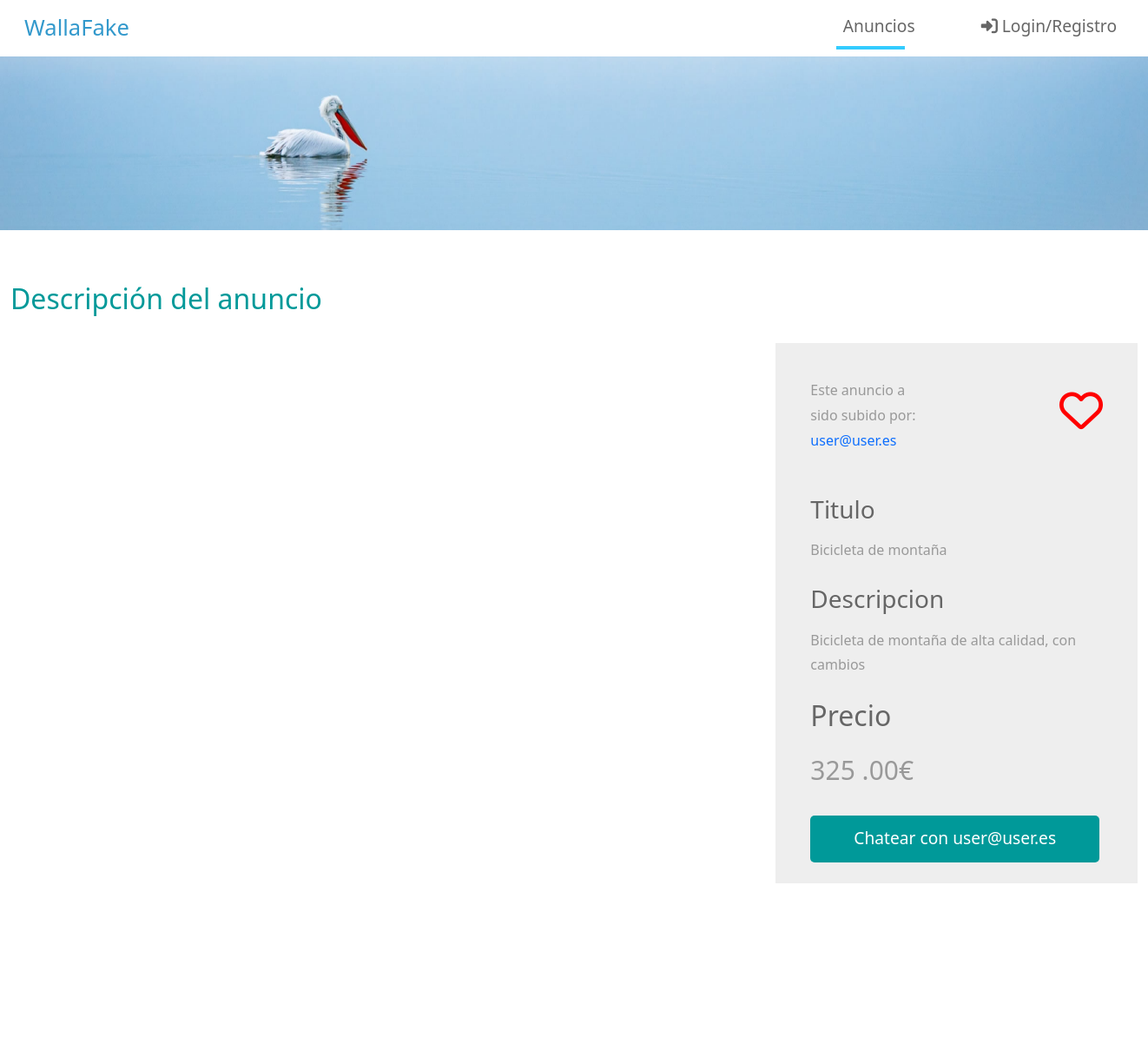
The app's page /index.php?action=descripcion&idAnuncio=3 (upper part), older data.
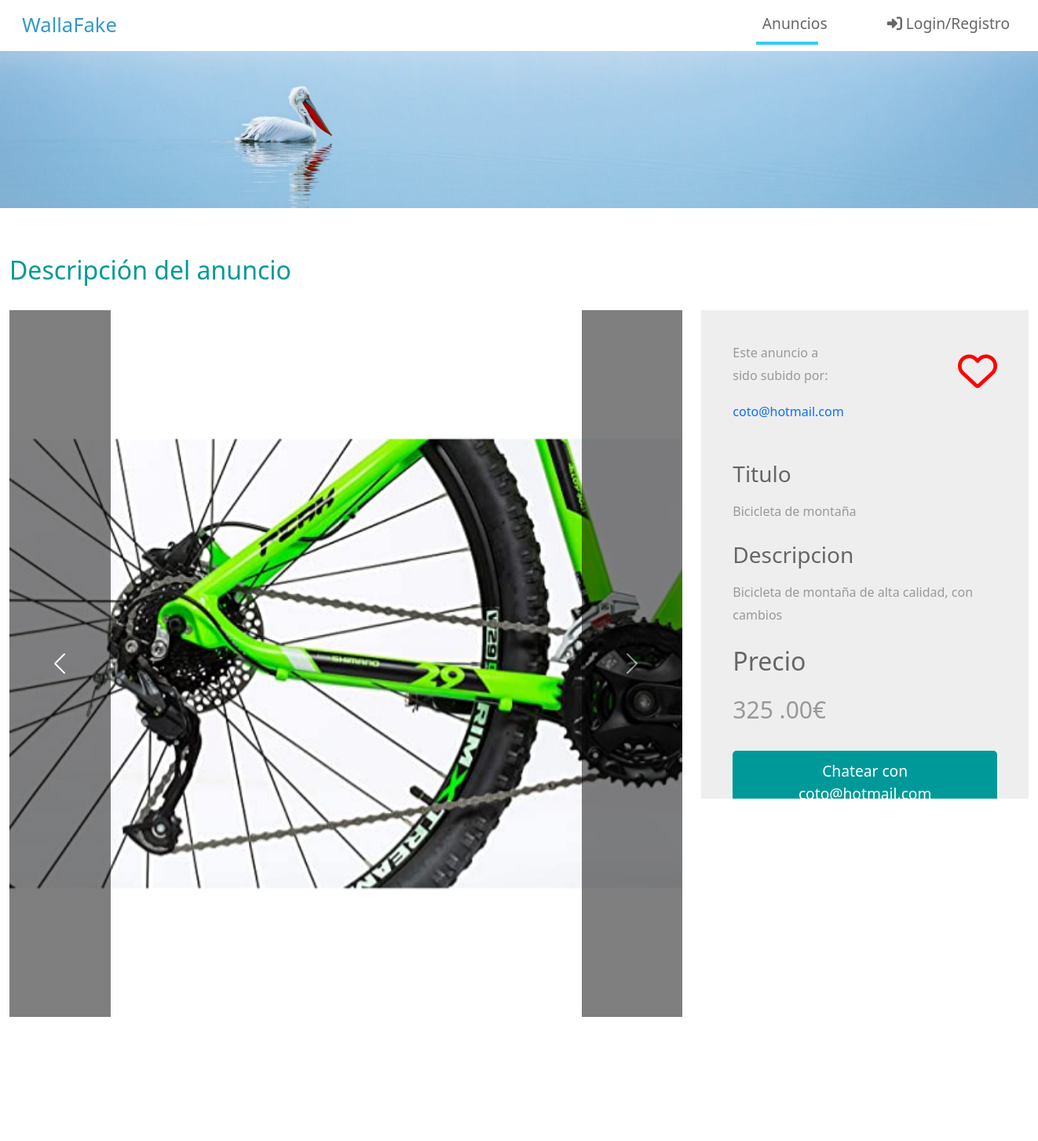
The same page, newer data.
### tables this page shows
CREATE TABLE `usuarios` (
  `id` int(11) NOT NULL,
  `email` varchar(50) NOT NULL,
  `password` varchar(100) NOT NULL,
  `nombre` varchar(50) DEFAULT NULL,
  `telefono` varchar(9) DEFAULT NULL,
  `poblacion` varchar(50) DEFAULT NULL,
  `foto` varchar(400) NOT NULL,
  `uid` varchar(200) NOT NULL
);

CREATE TABLE `fotografias` (
  `id` int(11) NOT NULL,
  `id_anuncio` int(11) NOT NULL,
  `foto` varchar(450) NOT NULL,
  `principal` tinyint(1) NOT NULL
);

### app/controlador/AnunciosController.php (called while the page is built, shortened)
<?php
require 'app/modelo/Anuncio.php';
require 'app/modelo/AnuncioDAO.php';
require_once 'app/modelo/ConexionBD.php';
class AnunciosController
{
    function descripcion()
    {
        $anuncioDAO = new AnuncioDAO(ConexionBD::conectar());
        $idAnuncio = $_GET['idAnuncio'];
        $anuncio = $anuncioDAO->getAnunciosIdAnuncio($idAnuncio);
        $array_anuncios = $anuncioDAO->getAnuncios();
        $fotos = $anuncioDAO->getImagenesAnuncios($idAnuncio);
        $usuario = $anuncioDAO->getUsuarioAnuncio($idAnuncio);
        require 'app/vistas/descripcion.php';
    }
}

### app/modelo/ConexionBD.php (called while the page is built, shortened)
<?php
class ConexionBD {
    static function conectar() {
        $conn = new mysqli(MYSQL_HOST, MYSQL_USER, MYSQL_PASS, MYSQL_BD);
        return $conn;
    }
}

### app/modelo/AnuncioDAO.php (called while the page is built, shortened)
<?php
class AnuncioDAO
{
    private $conn;
    public function __construct($conn)
    {
        $this->conn = $conn;
    }
    public function getAnuncios()
    {
        $query = "SELECT * FROM anuncios ORDER BY fecha DESC";
        if (!$result = $this->conn->query($query)) {
            die("Error al ejecutar la QUERY" . $this->conn->error);
        }
        $array_anuncios = array();
        while ($anuncio = $result->fetch_object('Anuncio')) {
            $array_anuncios[] = $anuncio;
        }
        return $array_anuncios;
    }
    public function getImagenesAnuncios($idAnuncio)
    {
        $sql = "SELECT * FROM fotografias WHERE id_anuncio = ?";
        if (!$stmt = $this->conn->prepare($sql)) {
            die("Error al preparar la SQL " . $this->conn->error);
        }
        if (!$stmt->bind_param("i", $idAnuncio)) {
            die("Error al ligar los parámetros " . $stmt->error);
        }
        if (!$stmt->execute()) {
            die("Error al ejecutar la SQL " . $stmt->error);
        }
        $result = $stmt->get_result();
        $fotos = array();
        while ($foto = $result->fetch_object('Foto')) {
            $fotos[] = $foto;
        }
        return $fotos;
    }
    public function getAnunciosIdAnuncio($idAnuncio)
    {
        $query = "SELECT * FROM anuncios WHERE id = ?";
        if (!$stmt = $this->conn->prepare($query)) {
            die("Error al ejecutar la QUERY" . $this->conn->error);
        }
        $stmt->bind_param('i', $idAnuncio);
        $stmt->execute();
        $result = $stmt->get_result();
        $anuncio = $result->fetch_object('Anuncio');
        return $anuncio;
    }
    public function getUsuarioAnuncio($idAnuncio)
    {
        $sql = "SELECT usuarios.*
            FROM anuncios
            INNER JOIN usuarios ON anuncios.id_usuario = usuarios.id
            WHERE anuncios.id = ?";
        if (!$stmt = $this->conn->prepare($sql)) {
            die("Error al ejecutar la QUERY" . $this->conn->error);
        }
        $stmt->bind_param("i", $idAnuncio);
        $stmt->execute();
        $result = $stmt->get_result();
        $usuarioAnuncio = $result->fetch_object("Usuario");
        return $usuarioAnuncio;
    }
}

### app/modelo/Usuario.php (called while the page is built, shortened)
<?php
class Usuario {
    private $email;
	public function getEmail() {
		return $this->email;
	}
}
?>

### app/modelo/Anuncio.php (called while the page is built, shortened)
<?php
class Anuncio {
    private $precio;
    private $titulo;
    private $descripcion;
	public function getPrecio() {
		return $this->precio;
	}
	public function getTitulo() {
		return $this->titulo;
	}
	public function getDescripcion() {
		return $this->descripcion;
	}
}
?>

### app/modelo/Foto.php (called while the page is built, shortened)
<?php
class Foto {
    private $foto;
    public function getFoto() {
        return $this->foto;
    }
}
?>

### app/vistas/descripcion.php (the view, shortened to what the changed rows need)
<?php
require 'app/vistas/plantilla.php';
?>
<div class="tm-hero d-flex justify-content-center align-items-center" data-parallax="scroll" data-image-src="../../img/hero.jpg">
</div>
<div class="container-fluid tm-container-content tm-mt-60">
    <div class="row mb-4">
        <h2 class="col-12 tm-text-primary">Descripción del anuncio </h2>
    </div>
    <div class="row tm-mb-90">
        <div class="col-xl-8 col-lg-7 col-md-6 col-sm-12">
            <div id="carouselExampleControls" class="carousel slide" data-ride="carousel">
                <div class="carousel-inner">
                    <?php
                    $number_words = array('First', 'Second', 'Third', 'Fourth');
                    $counter = 1;
                    foreach ($fotos as $foto) :
                        $alt = $number_words[$counter - 1] . " slide";
                    ?>
                        <div class="carousel-item <?php echo ($counter === 1) ? 'active' : ''; ?>" id="carrusel">
                            <img class="d-block w-100" src="web/img/<?= $foto->getFoto(); ?>" alt="<?= $alt; ?>">
                        </div>
                    <?php
                        $counter++;
                    endforeach;
                    ?>
                </div>
                <a class="carousel-control-prev" href="#carouselExampleControls" role="button" data-slide="prev" style="background-color: black;">
                    <span class="carousel-control-prev-icon" aria-hidden="true"></span>
                </a>
                <a class="carousel-control-next" href="#carouselExampleControls" role="button" data-slide="next" style="background-color: black;">
                    <span class="carousel-control-next-icon" aria-hidden="true"></span>
                </a>
            </div>
        </div>
        <div class="col-xl-4 col-lg-5 col-md-6 col-sm-12">
            <div class="tm-bg-gray tm-video-details">
                <a href="#" style="font-size: 50px; color: red; margin-left: 150px; float:right;"><i class="fa-sharp fa-regular fa-heart" id="heart"></i></a>
                <p class="mb-4">
                    Este anuncio a sido subido por: <a href="#"><?= $usuario->getEmail(); ?></a>
                </p><br>
                <form id="contact-form" action="" method="POST" class="tm-contact-form mx-auto">
                    <div class="form-group">
                        <h3 class="tm-text-gray-dark mb-3">Titulo</h3>
                        <p><?= $anuncio->getTitulo(); ?></p>
                    </div>
                    <div class="form-group">
                        <h3 class="tm-text-gray-dark mb-3">Descripcion</h3>
                        <p> <?= $anuncio->getDescripcion() ?> </p>
                    </div>
                    <div class="form-group">
                        <h2 class="tm-text-gray-dark mb-3">Precio</h2>
                        <p style="font-size: 30px;"> <?= $anuncio->getPrecio() ?> .00€</p>
                    </div>
                    <div class="form-group tm-text-right">
                        <button type="submit" class="btn btn-primary">Chatear con <?= $usuario->getEmail(); ?></button>
                    </div>
                </form>
            </div>
        </div>
    </div>
    <div class="row mb-4">
        <h2 class="col-12 tm-text-primary">
        </h2>
    </div>
</div>
</body>
</html>

Row changes from the older to the newer data that the page shows:
no longer on this page (row unchanged): usuarios: email "user@user.es"
added fotografias: foto (picture)
now on this page (row edited): usuarios: email "coto@hotmail.com"
